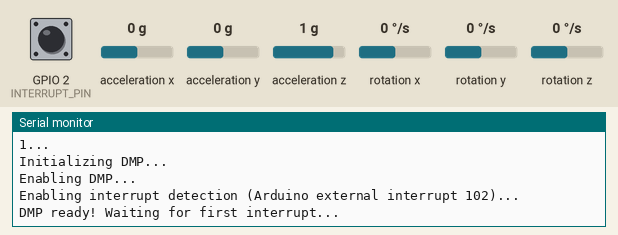
Simulated run of this program. Board: ESP32. Parts: the last lines printed to the serial monitor. The test bench sets the inputs (shaded band); at power-on: acceleration y 0 g, acceleration z 1 g, GPIO 2 (INTERRUPT_PIN) LOW, acceleration x 0 g, rotation x 0 °/s, rotation y 0 °/s, rotation z 0 °/s. The sensor or clock chip raises its interrupt line as the real part does.

Above: at 4.7 s.
4.8 s: acceleration y set to -1.4 g
At 5.87 s:
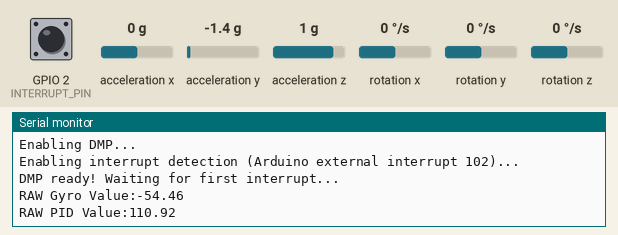
7.1 s: acceleration z set to -1.4 g
At 7.15 s:
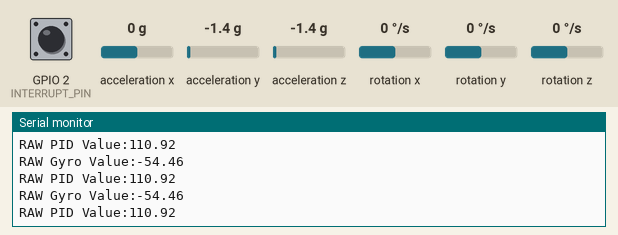
8.6 s: acceleration y set to -0.8 g
At 8.69 s:
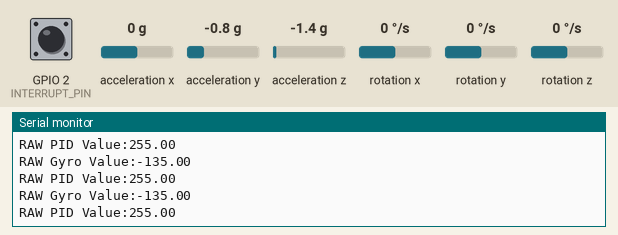
Timing chart, 0 to 11.6 s (numbered marks = the images above; inputs shaded):
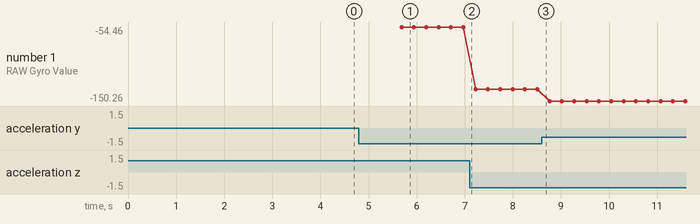

The program:

main.cpp
```cpp
#include <Arduino.h>
#include "I2Cdev.h"
#include "MPU6050_6Axis_MotionApps20.h"
#include <PID_v1.h>

#if I2CDEV_IMPLEMENTATION == I2CDEV_ARDUINO_WIRE
    #include "Wire.h"
#endif

MPU6050 mpu;

#define OUTPUT_READABLE_YAWPITCHROLL

#define INTERRUPT_PIN 2  // use pin 2 on Arduino Uno & most boards
#define LED_PIN 13 // (Arduino is 13, Teensy is 11, Teensy++ is 6)
bool blinkState = false;
float yawA, rollA, pitchA;
float correct;
int i;
long previousMillis = 0;
float interval = 250;
double Setpoint, Input, Output;

PID myPID(&Input, &Output, &Setpoint,2,0,0, DIRECT);

// MPU control/status vars
bool dmpReady = false;  // set true if DMP init was successful
uint8_t mpuIntStatus;   // holds actual interrupt status byte from MPU
uint8_t devStatus;      // return status after each device operation (0 = success, !0 = error)
uint16_t packetSize;    // expected DMP packet size (default is 42 bytes)
uint16_t fifoCount;     // count of all bytes currently in FIFO
uint8_t fifoBuffer[64]; // FIFO storage buffer
Quaternion q;           // [w, x, y, z]         quaternion container
VectorInt16 aa;         // [x, y, z]            accel sensor measurements
VectorInt16 aaReal;     // [x, y, z]            gravity-free accel sensor measurements
VectorInt16 aaWorld;    // [x, y, z]            world-frame accel sensor measurements
VectorFloat gravity;    // [x, y, z]            gravity vector
float euler[3];         // [psi, theta, phi]    Euler angle container
float ypr[3];           // [yaw, pitch, roll]   yaw/pitch/roll container and gravity vector
uint8_t teapotPacket[14] = { '$', 0x02, 0,0, 0,0, 0,0, 0,0, 0x00, 0x00, '\r', '\n' };
volatile bool mpuInterrupt = false;     // indicates whether MPU interrupt pin has gone high
void dmpDataReady() {
    mpuInterrupt = true;
}

void setup() {
    #if I2CDEV_IMPLEMENTATION == I2CDEV_ARDUINO_WIRE
        Wire.begin();
        Wire.setClock(400000); //i2c clockrate
    #elif I2CDEV_IMPLEMENTATION == I2CDEV_BUILTIN_FASTWIRE
        Fastwire::setup(400, true);
    #endif
    mpu.initialize();
    pinMode(INTERRUPT_PIN, INPUT);
    Serial.begin(9600);
    Serial.println("Initializing in 3 Seconds!");
    Serial.println("3...");
    delay(1000);
    Serial.println("2...");
    delay(1000);
    Serial.println("1...");
    delay(1000);
    Serial.println(F("Initializing DMP..."));
    devStatus = mpu.dmpInitialize();
    mpu.setXGyroOffset(220);
    mpu.setYGyroOffset(76);
    mpu.setZGyroOffset(-85);
    mpu.setZAccelOffset(1788);
    if (devStatus == 0) {
        mpu.CalibrateAccel(6);
        mpu.CalibrateGyro(6);
        mpu.PrintActiveOffsets();
        Serial.println(F("Enabling DMP..."));
        mpu.setDMPEnabled(true);
        Serial.print(F("Enabling interrupt detection (Arduino external interrupt "));
        Serial.print(digitalPinToInterrupt(INTERRUPT_PIN));
        Serial.println(F(")..."));
        attachInterrupt(digitalPinToInterrupt(INTERRUPT_PIN), dmpDataReady, RISING);
        mpuIntStatus = mpu.getIntStatus();
        Serial.println(F("DMP ready! Waiting for first interrupt..."));
        dmpReady = true;
        packetSize = mpu.dmpGetFIFOPacketSize();
    } else {
        Serial.print(F("DMP Initialization failed (code "));
        Serial.print(devStatus);
        Serial.println(F(")"));
    }
    Input = rollA;
    Setpoint = 1;
    myPID.SetMode(AUTOMATIC);
}

void loop() {
    // if programming failed, don't try to do anything
    if (!dmpReady) return;
    // read a packet from FIFO
    if (mpu.dmpGetCurrentFIFOPacket(fifoBuffer)) { // Get the Latest packet
        #ifdef OUTPUT_READABLE_YAWPITCHROLL
            // display Euler angles in degrees
            mpu.dmpGetQuaternion(&q, fifoBuffer);
            mpu.dmpGetGravity(&gravity, &q);
            mpu.dmpGetYawPitchRoll(ypr, &q, &gravity);
            if (i <= 300) {
              correct = ypr[0];
              i++;
            } else {
              rollA = (ypr[2] * 180/M_PI);
              Input = rollA;
              myPID.Compute();
              unsigned long currentMillis = millis();
              if(currentMillis - previousMillis > interval) {
                previousMillis = currentMillis;
                Serial.print("RAW Gyro Value:");
                Serial.println(rollA);
                Serial.print("RAW PID Value:");
                Serial.println(Output);
              }
            }
        #endif
        // blink LED to indicate activity
        blinkState = !blinkState;
        digitalWrite(LED_PIN, blinkState);
    }
}
```

Measured:
- after the input at 4.8 s, the serial monitor: prints a new line after 0.89 s (image 1)
- plotted number 1: -54.46 → -135 after the input at 7.1 s, -135 → -150.26 after the input at 8.6 s
